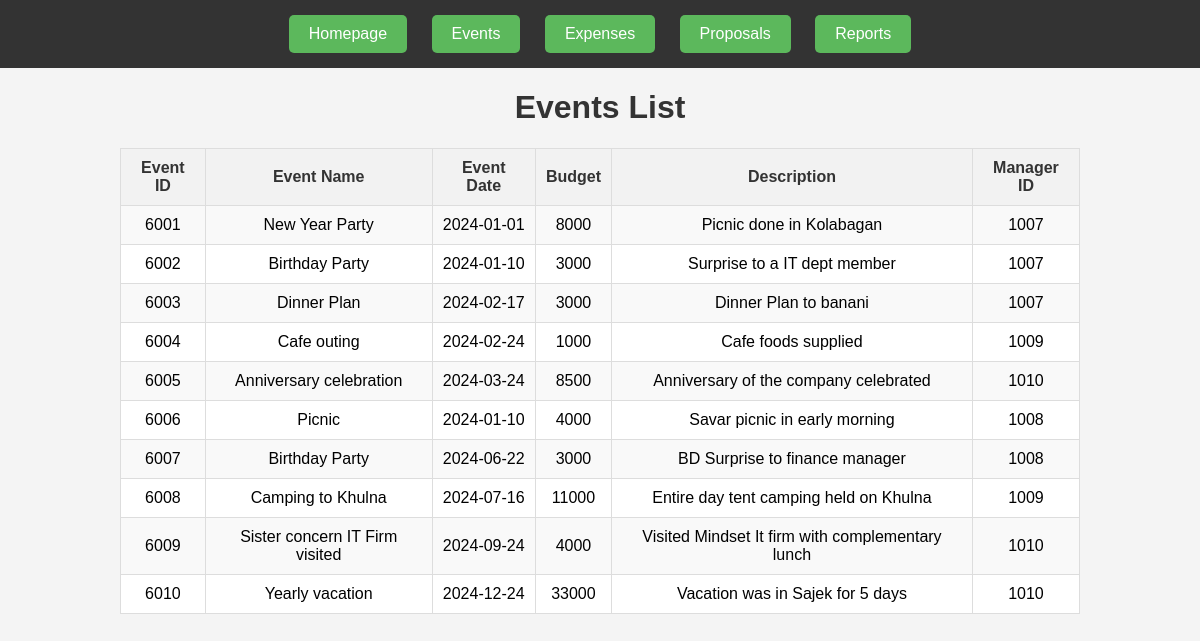
The page /views/events.php on the database its author committed.
### tables this page shows
CREATE TABLE `events` (
  `e_id` int(11) NOT NULL,
  `e_name` varchar(30) NOT NULL,
  `event_date` date NOT NULL,
  `budget` int(11) NOT NULL,
  `description` varchar(100) NOT NULL,
  `exp_id` int(11) DEFAULT NULL,
  `manager_id` int(11) DEFAULT NULL
);

### models/mydb.php (called while the page is built, shortened)
<?php
class Model
{
    function viewEvent($conn){
        $sql="SELECT * FROM events";
        $result= $conn->query($sql);
        return $result;
    }
}
?>

### controllers/events.php (the view)
<?php
include '../models/mydb.php';
$str='';
$mydb= new Model();
$conobj= $mydb->OpenCon();
$result=$mydb->viewEvent($conobj);
if ($result->num_rows > 0) {
    while ($row = $result->fetch_assoc())
        $str = $str . "<tr><td>" . $row['e_id']."</td><td>" . $row['e_name'] . "</td><td>" . $row['event_date']. "</td><td>". $row['budget']. "</td><td>".$row['description']."</td><td>".$row['manager_id']."</td></tr>";
    }
else {
    echo "Error Occurred: " . $conobj->error;
}

### css/header.css (style rules this page uses)
body { font-family: Arial, sans-serif; margin: 0; padding: 0; background-color: #f4f4f4; }

### css/style.css (style rules this page uses)
body { font-family: Arial, sans-serif; margin: 0; padding: 0; background-color: #f4f4f4; }
table, th, td { border: 1px solid #ddd; padding: 10px; }
td { text-align: center; }
tr:nth-child(even) { background-color: #f9f9f9; }

### rows shown on the page
events: e_id "6001", e_name "New Year Party", event_date "2024-01-01", budget "8000", description "Picnic done in Kolabagan", manager "1007"
events: e_id "6002", e_name "Birthday Party", event_date "2024-01-10", budget "3000", description "Surprise to a IT dept member", manager "1007"
events: e_id "6003", e_name "Dinner Plan", event_date "2024-02-17", budget "3000", description "Dinner Plan to banani", manager "1007"
events: e_id "6004", e_name "Cafe outing", event_date "2024-02-24", budget "1000", description "Cafe foods supplied", manager "1009"
events: e_id "6005", e_name "Anniversary celebration", event_date "2024-03-24", budget "8500", description "Anniversary of the company celebrated", manager "1010"
events: e_id "6006", e_name "Picnic", event_date "2024-01-10", budget "4000", description "Savar picnic in early morning", manager "1008"
events: e_id "6007", e_name "Birthday Party", event_date "2024-06-22", budget "3000", description "BD Surprise to finance manager", manager "1008"
events: e_id "6008", e_name "Camping to Khulna", event_date "2024-07-16", budget "11000", description "Entire day tent camping held on Khulna", manager "1009"
events: e_id "6009", e_name "Sister concern IT Firm visited", event_date "2024-09-24", budget "4000", description "Visited Mindset It firm with complementary lunch", manager "1010"
events: e_id "6010", e_name "Yearly vacation", event_date "2024-12-24", budget "33000", description "Vacation was in Sajek for 5 days", manager "1010"
